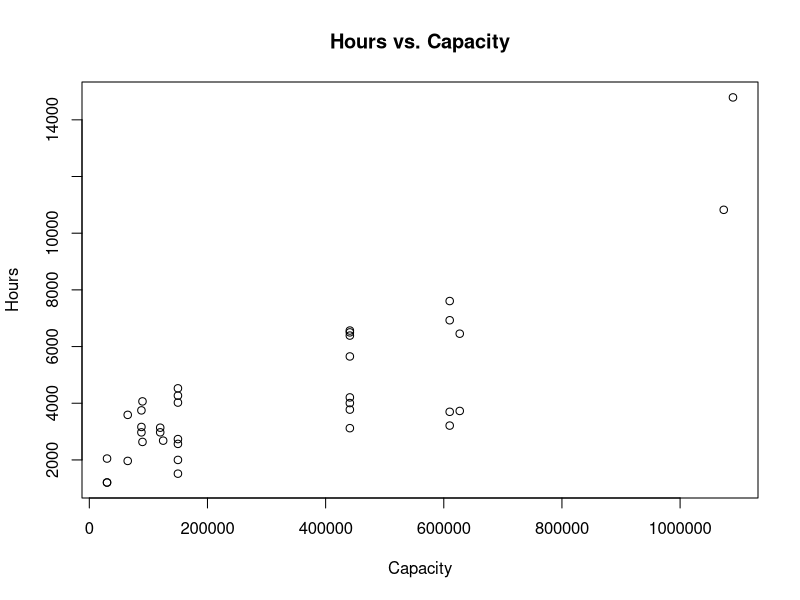
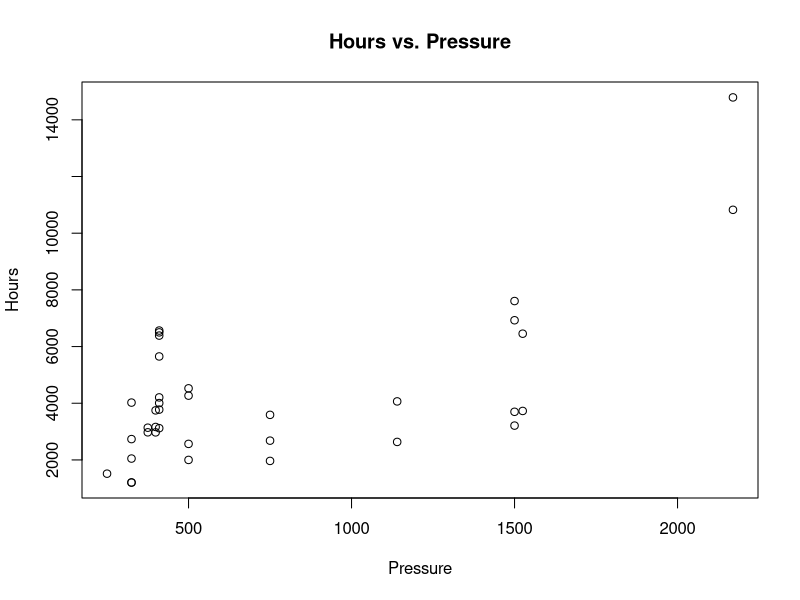
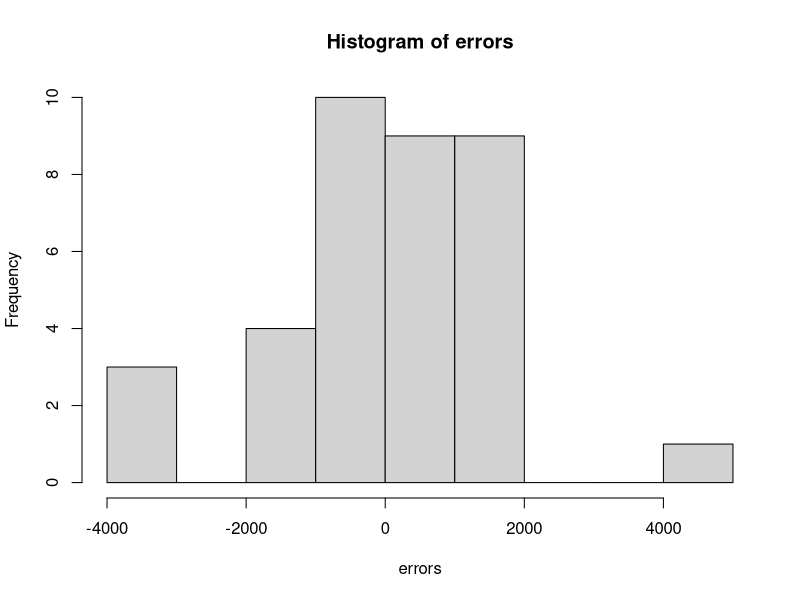
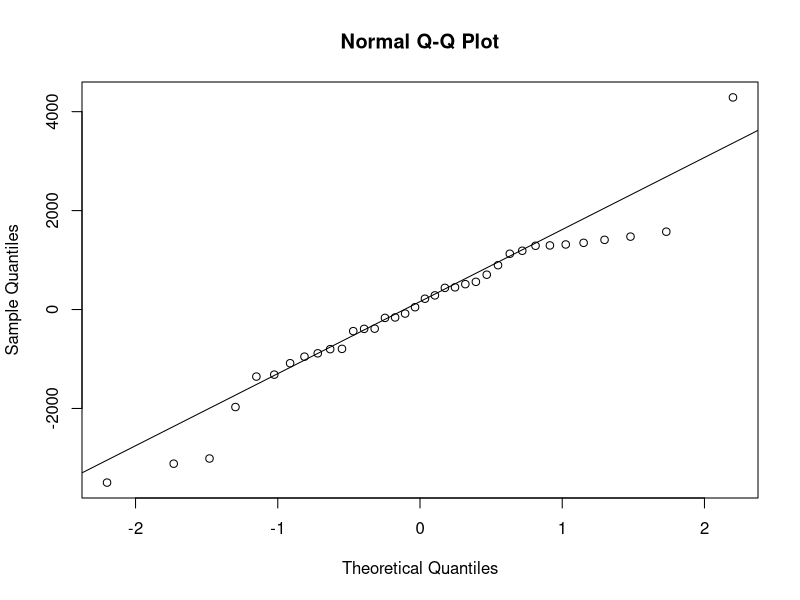
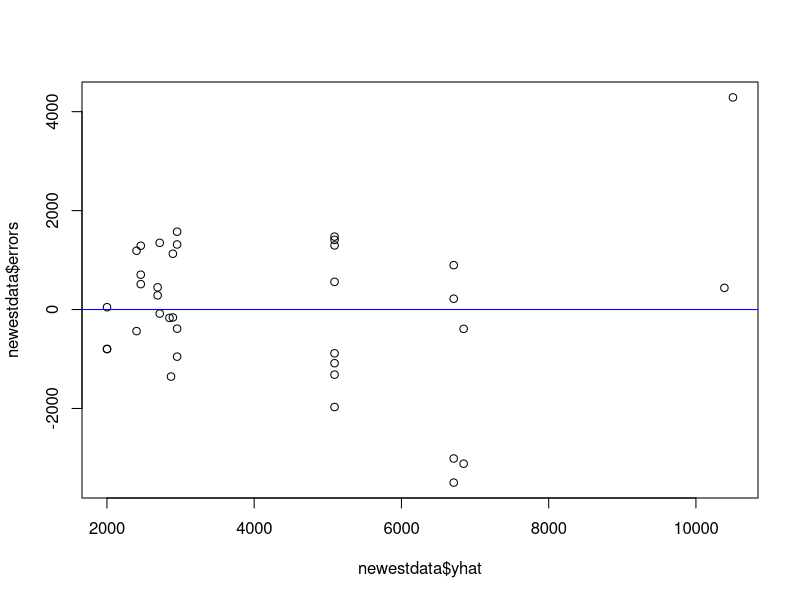

R code for these plots, in order:
#RLAB #3
#Data=Boilers



boilers <- read.csv("BOILERS.CSV")

names(boilers)

#create scatterplots
options(scipen=5)
plot(boilers$Capacity,boilers$ManHours,xlab='Capacity', ylab='Hours', main="Hours vs. Capacity")
plot(boilers$Pressure,boilers$ManHours,xlab='Pressure', ylab='Hours', main="Hours vs. Pressure")

#linear regression analysis
model <- lm(ManHours~Capacity+Pressure, data=boilers)
modelsummary <- summary(model)
modelsummary
confint(model, "Capacity", level=.95)
confint(model, "Pressure", level=.95)
#Model utility
sigma <- modelsummary$sigma
y_bar <- mean(boilers$ManHours)
cv <- (sigma/y_bar)*100
sigma
y_bar
cv

#prediction and estimation
newdata <-data.frame(Capacity=441000, Pressure=410)
predict(model, newdata, interval="prediction")
predict(model, newdata, interval="confidence")

#residual analysis
errors<-residuals(model)
#errors

mean(errors)
hist(errors)
qqnorm(errors)
qqline(errors)
yhat <- fitted(model)
newerdata <- cbind(boilers, errors)
newestdata <- cbind(newerdata, yhat)
plot(newestdata$yhat, newestdata$errors)
abline(h=0, col="blue")